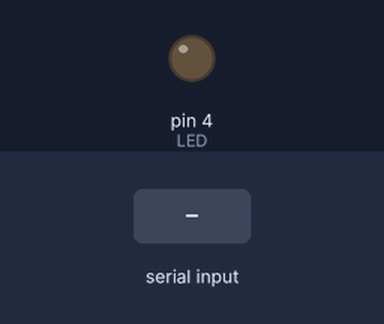
Recording of a sketch running on a simulated Arduino Uno, built with avr-gcc and run on an emulated ATmega328P. On the bench: output pins drawn as LEDs (lit = HIGH). Inputs (shaded band) come from the test bench. Pins used as bus, display or sensor lines are not drawn; what the sketch prints to the serial monitor is not drawn.

Above: at 1.2 s.
1.3 s: "90,45\n" received over Serial
Timing chart, 0 to 4.3 s (numbered marks = the images above; inputs shaded):
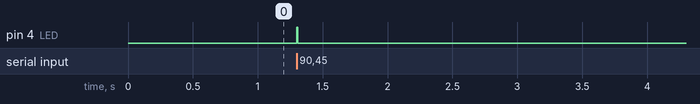

The sketch:

trigger_nano.ino
```cpp
String inputString = "";
bool stringComplete = false;
long delayVal = 0;

void setup() {
  Serial.begin(115200);
  Serial.println("ready\n");
  // reserve 50 bytes for the inputString:
  inputString.reserve(50);
  pinMode(4, OUTPUT);  // LED
  pinMode(5, OUTPUT);  // camera trigger

}

void loop() {
  if (stringComplete) {
    // Serial.println(inputString);
    delayVal = inputString.toInt();
    if (delayVal == 0) {
      delayVal = 1000;  // default time in us
      Serial.println(0);
    }
    else if (delayVal > 160) {
      delayVal = 16000;
      Serial.println(delayVal);
    }
    else {
      delayVal = delayVal*100;
      Serial.println(delayVal);
    }
    digitalWrite(4, HIGH);  // LED
    digitalWrite(5, HIGH);  // camera trigger
    delayMicroseconds(100);
    digitalWrite(5, LOW);  // camera trigger
    delayMicroseconds(delayVal-100+1);   // what happen if the result is 0?
    digitalWrite(4, LOW);  // LED
    // clear the string:
    inputString = "";
    stringComplete = false;
    delayVal = 0;
  }

}

void serialEvent() {
  while (Serial.available()) {
    // get the new byte:
    char inChar = (char)Serial.read();
    // add it to the inputString:
    inputString += inChar;
    // if the incoming character is a newline, set a flag so the main loop can
    // do something about it:
    if (inChar == '\n') {
      stringComplete = true;
    }
  }
}
```

Measured:
- after the input at 1.3 s, pin 4 (LED): LOW → HIGH at once, → LOW 0.01 s later
